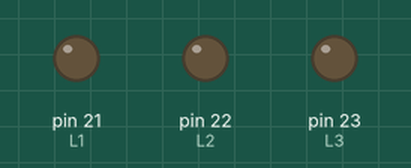
Bench run of a sketch on a simulated Arduino Mega 2560, built with avr-gcc and run on an emulated ATmega2560. Parts: output pins drawn as LEDs (lit = HIGH).

Above: at 0.5 s.
At 1.5 s:
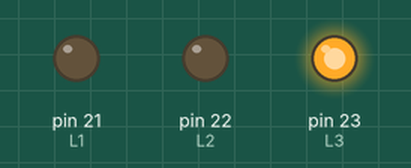
At 2.5 s:
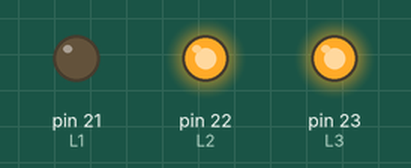
At 3.5 s:
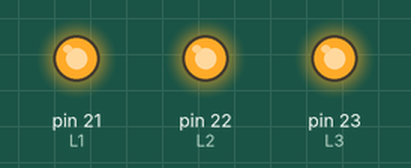
Timing chart, 0 to 5.2 s (numbered marks = the images above):
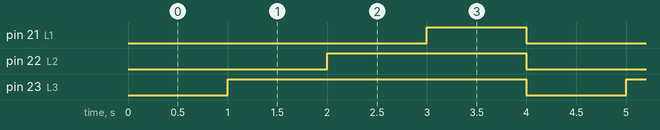

Measured:
- by itself, pin 21 (L1): alternates HIGH for 1.0 s and LOW for 3.0 s
- by itself, pin 22 (L2): alternates HIGH for 2.0 s and LOW for 2.0 s
- by itself, pin 23 (L3): alternates HIGH for 3.0 s and LOW for 1.0 s

The sketch:

sketch_jun30a_Common_Anode_.ino
```cpp
#define L1 21
#define L2 22
#define L3 23
void setup() {
  // put your setup code here, to run once:
pinMode(L1 ,OUTPUT);
pinMode(L2 ,OUTPUT);
pinMode(L3 ,OUTPUT);

}

void loop() {
  // put your main code here, to run repeatedly:
digitalWrite(L1, 0);
digitalWrite(L2, 0);
digitalWrite(L3, 0);
delay(1000);
digitalWrite(L1, 0);
digitalWrite(L2, 0);
digitalWrite(L3, 1);
delay(1000);
digitalWrite(L1, 0);
digitalWrite(L2, 1);
digitalWrite(L3, 1);
delay(1000);
digitalWrite(L1, 1);
digitalWrite(L2, 1);
digitalWrite(L3, 1);
delay(1000);


}
```
